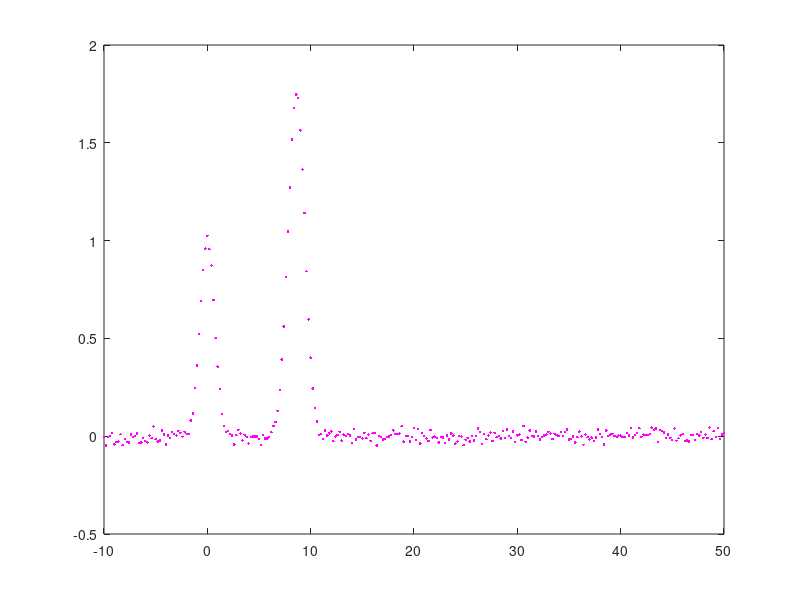

The MATLAB script that drew this image: (Note: this script raises an error after producing the figure.)
% Find, plot, and number noisy peaks with unknown positions
x=-10:.2:50;
y=exp(-(x).^2)+exp(-(x-50*rand()).^2)+exp(-(x-50*rand()).^2);
y=y+.02.*randn(size(x));
plot(x,y,'m.')
P=findpeaksxw(x,y,0.001,0.2,1,2,3);
text(P(:,2),P(:,3),num2str(P(:,1)))
disp('           peak #    Position    Height       Width')
disp(P)
